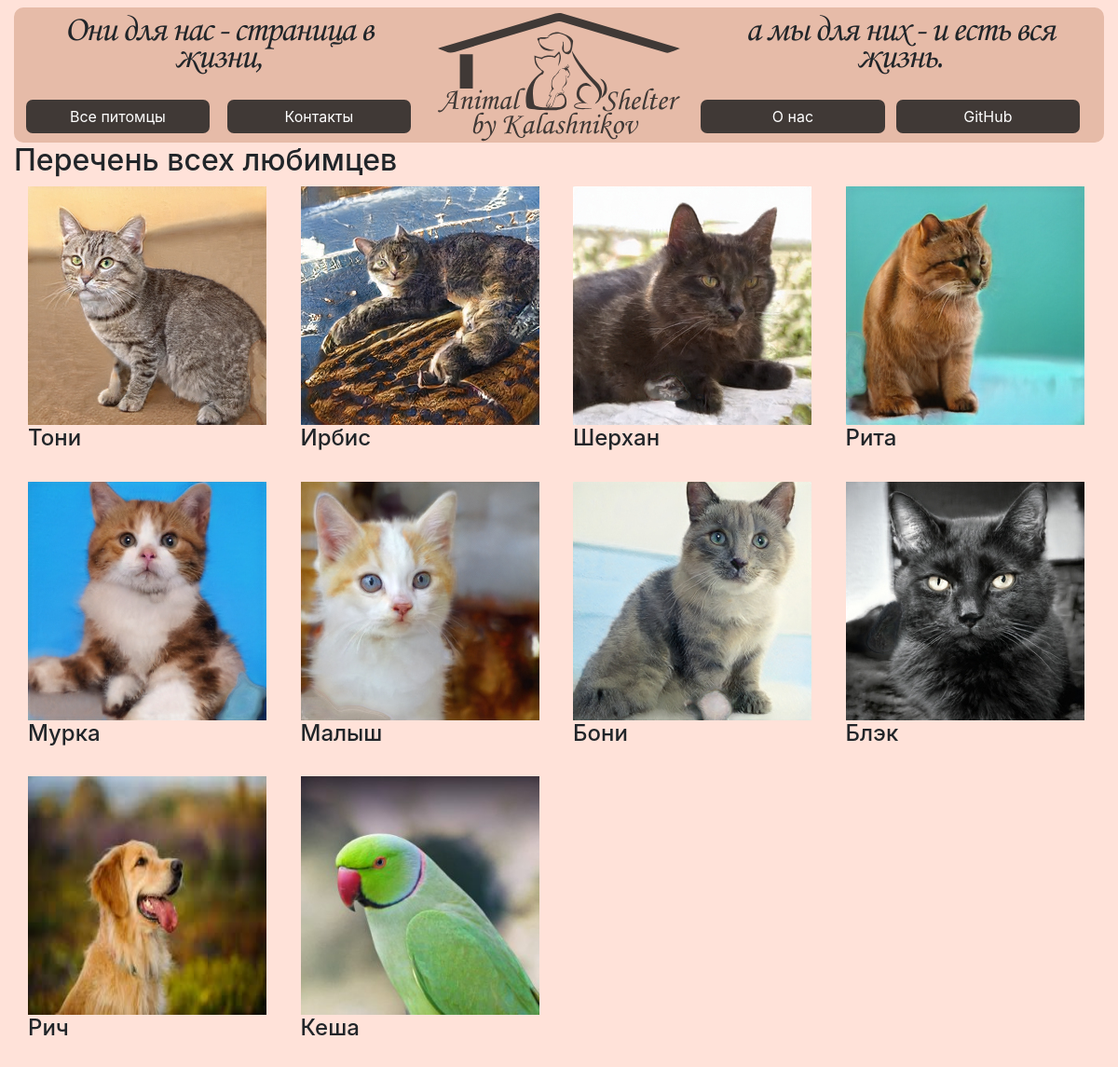
/animals/, run on the app's committed database.
### animal_shelter/models.py (models this page shows, shortened)
class Animal(models.Model):
    nickname = models.CharField(max_length=100)
    breed = models.TextField()
    description = models.TextField()
    arrival_date = models.DateTimeField(auto_now_add=True)
    type_of_animal = models.ForeignKey('Type_of_animal', on_delete=models.CASCADE) # реализовал мерезотдельную модель чтобы можно было добавлять новых в админ-панели
    photo = models.ImageField(upload_to='uploads/%Y/%m/%d/', blank=True)
    BOY = 'B'
    GIRL = 'G'
    type_of_gender = [
        (BOY, 'Boy'),
        (GIRL, 'Girl'),
    ]
    gender = models.CharField(
        max_length=1,
        choices=type_of_gender,
        default=BOY,
    )
    availability_of_reference = models.BooleanField(default=False)
    age = models.SmallIntegerField()

### animal_shelter/views.py (the view)
# urls.py: path("animals/", AnimalList.as_view()),
class AnimalList(ListView):
    model = Animal
    template_name = 'animal_list.html'

### animal_shelter/templates/animal_list.html (shortened to what this page needs)
{% extends 'base.html' %}
{% block content %}
	<h2>Перечень всех любимцев</h2>
	<div class=" all-pet">
		{% for animal in object_list %}
			<div class="col-3">
				<div><a href="/animals/{{ animal.pk }}/"><img src="{{ animal.photo.url }}" height="256" width="256" alt="{{ animal.nickname }}"></a></div>
				<div><h4>{{ animal.nickname }}</h4></div>
			</div>
		{% endfor %}
	</div>
{% endblock %}

### static/css/style.css (style rules this page uses)
body { background-color: #FFE2D9; }
.container-fluid { max-width: 1345px; }
.all-pet { display: flex; flex-wrap: wrap; }
.all-pet>div.col-3 { margin-bottom: 2vw; }

### data on the page
Animal: photo (picture), nickname "Тони"
Animal: photo (picture), nickname "Ирбис"
Animal: photo (picture), nickname "Шерхан"
Animal: photo (picture), nickname "Рита"
Animal: photo (picture), nickname "Мурка"
Animal: photo (picture), nickname "Малыш"
Animal: photo (picture), nickname "Бони"
Animal: photo (picture), nickname "Блэк"
Animal: photo (picture), nickname "Рич"
Animal: photo (picture), nickname "Кеша"
